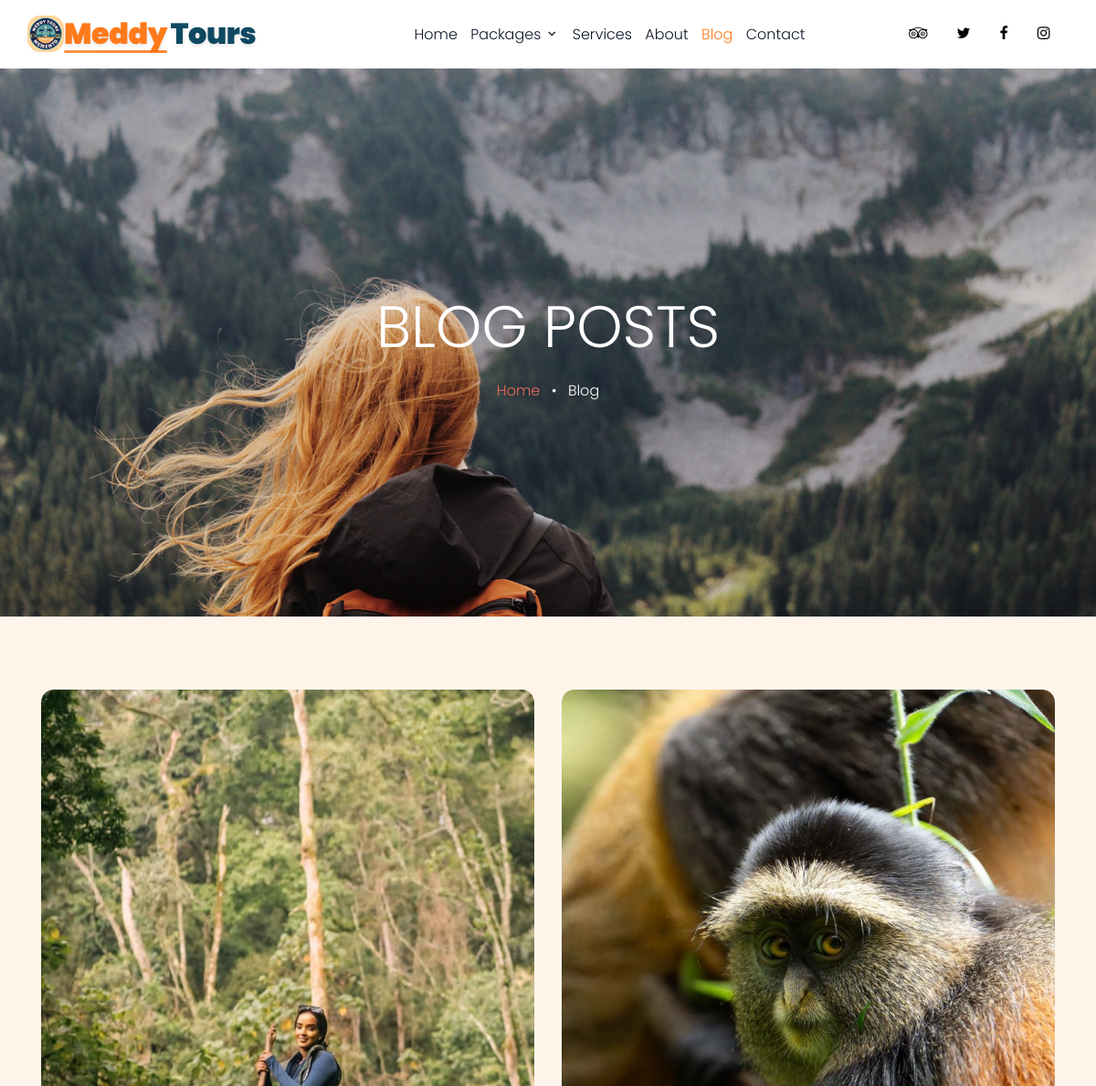
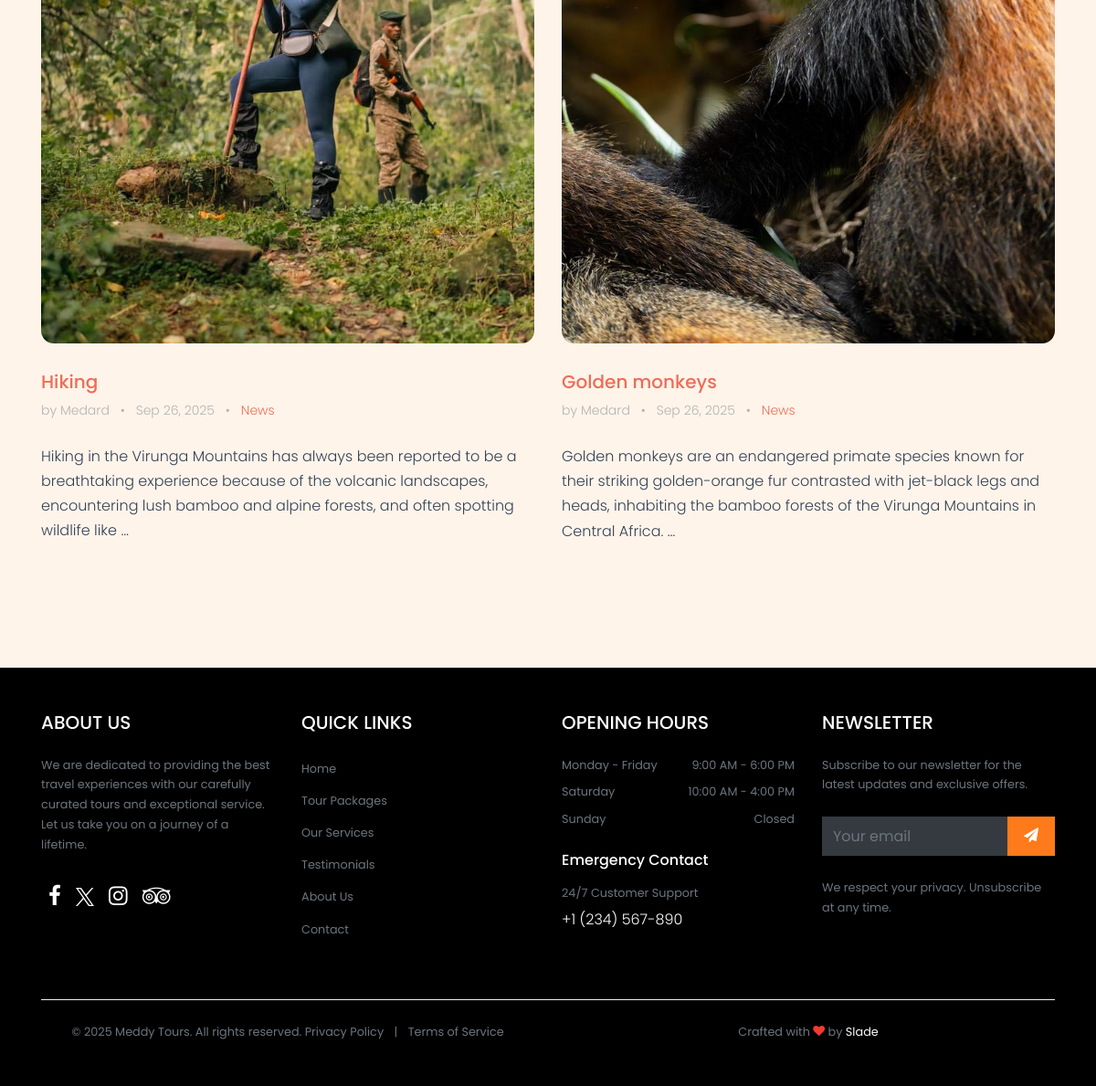
Screenshot of /blog.html with the database file from the repository (2 pictures, top to bottom).
### meddy_tourguides/models.py (models this page shows, shortened)
class BlogPost(models.Model):
    title = models.CharField(max_length=200)
    content = models.TextField()
    author = models.ForeignKey(User, on_delete=models.CASCADE)
    image = models.FileField(upload_to='blog_images/', validators=[FileExtensionValidator(["jpg","jpeg","png","gif","webp"])])
    created_at = models.DateTimeField(auto_now_add=True)
    updated_at = models.DateTimeField(auto_now=True)

### meddy_tourguides/views.py (the view)
# urls.py: path('blog.html', views.blog, name='blog'),
def blog(request):
    blog_posts = BlogPost.objects.all().order_by('-created_at')
    context = {
        'blog_posts': blog_posts,
    }
    return render(request, 'blog.html', context)

### templates/blog.html (shortened to what this page needs)
{% load static %}
<!DOCTYPE html>
<html lang="en">
  <head>
    <link rel="stylesheet" href="{% static 'fonts/icomoon/style.css' %}">
    <link rel="stylesheet" href="{% static 'css/bootstrap.min.css' %}">
    <link rel="stylesheet" href="{% static 'css/magnific-popup.css' %}">
    <link rel="stylesheet" href="{% static 'css/jquery-ui.css' %}">
    <link rel="stylesheet" href="{% static 'css/owl.carousel.min.css' %}">
    <link rel="stylesheet" href="{% static 'css/owl.theme.default.min.css' %}">
    <link rel="stylesheet" href="{% static 'css/bootstrap-datepicker.css' %}">
    <link rel="stylesheet" href="{% static 'fonts/flaticon/font/flaticon.css' %}">
    <link rel="stylesheet" href="https://cdn.jsdelivr.net/npm/mediaelement@4.2.7/build/mediaelementplayer.min.css">
    <link rel="stylesheet" href="{% static 'css/aos.css' %}">
    <link rel="stylesheet" href="{% static 'css/style.css' %}">
  </head>
  <body>
  <div class="site-wrap">
    <header class="site-navbar py-1" role="banner">
      <div class="container">
        <div class="row align-items-center">
          <div class="col-8 col-xl-3">
            <h1 class="mb-0 site-logo"><a href="{% url 'index' %}" class="h2 mb-0 d-flex align-items-center" aria-label="Meddy Tours"><img src="{% static 'images/logo.jpg' %}" class="img-fluid me-2" alt="Meddy Tours Logo" style="height: 40px; width: auto;"><span class="brand-accent">Meddy</span> <span class="brand-primary">Tours</span></a></h1>
          </div>
          <div class="col-12 col-xl-7 d-none d-xl-block">
            <nav class="site-navigation position-relative text-right text-lg-center" role="navigation">
              <ul class="site-menu js-clone-nav mx-auto d-none d-lg-block">
                <li>
                  <a href="{% url 'index' %}">Home</a>
                </li>
                <li class="has-children">
                  <a href="{% url 'packages' %}">Packages</a>
                </li>
                <li><a href="{% url 'services' %}">Services</a></li>
                <li><a href="{% url 'about' %}">About</a></li>
                <li class="active"><a href="{% url 'blog' %}">Blog</a></li>
                <li><a href="{% url 'contact' %}">Contact</a></li>
              </ul>
            </nav>
          </div>
          <div class="col-4 col-xl-2 text-right">
            <div class="d-none d-xl-inline-block">
              <ul class="site-menu js-clone-nav ml-auto list-unstyled d-flex text-right mb-0" data-class="social">
                <li>
                  <a href="#" class="pl-0 pr-3 text-black"><span class="icon-tripadvisor"></span></a>
                </li>
                <li>
                  <a href="#" class="pl-3 pr-3 text-black"><span class="icon-twitter"></span></a>
                </li>
                <li>
                  <a href="#" class="pl-3 pr-3 text-black"><span class="icon-facebook"></span></a>
                </li>
                <li>
                  <a href="#" class="pl-3 pr-3 text-black"><span class="icon-instagram"></span></a>
                </li>
              </ul>
            </div>
          </div>
        </div>
      </div>
    </header>
    <div class="site-blocks-cover inner-page-cover" style="background-image: url({% static 'images/hero_bg_2.jpg' %});" data-aos="fade" data-stellar-background-ratio="0.5">
        <div class="container">
          <div class="row align-items-center justify-content-center text-center">
            <div class="col-md-8" data-aos="fade-up" data-aos-delay="400">
              <h1 class="text-white font-weight-light">Blog Posts</h1>
              <div><a href="{% url 'index' %}">Home</a> <span class="mx-2 text-white">&bullet;</span> <span class="text-white">Blog</span></div>
            </div>
          </div>
        </div>
      </div>
    <div class="site-section">
      <div class="container">
        <div class="row mb-3 align-items-stretch">
          {% for post in blog_posts %}
          <div class="col-md-6 col-lg-6 mb-4 mb-lg-4">
            <div class="h-entry">
              <img src="{{ post.image.url }}" alt="Image" class="img-fluid">
              <h2 class="font-size-regular"><a href="#">{{ post.title }}</a></h2>
              <div class="meta mb-4">by {{ post.author.get_full_name|default:post.author.username }} <span class="mx-2">&bullet;</span> {{ post.created_at|date:"M d, Y" }} <span class="mx-2">&bullet;</span> <a href="#">News</a></div>
              <p>{{ post.content|truncatewords:30 }}</p>
            </div>
          </div>
          {% empty %}
          <div class="col-12 text-center">
            <p>No blog posts yet.</p>
          </div>
          {% endfor %}
        </div>
      </div>
    </div>
  <div class="footer-bleed">
  <footer class="site-footer bg-black text-white py-5">
      <div class="container">
        <div class="row">
          <div class="col-lg-3 col-md-6">
            <div class="mb-4">
              <h3 class="h5 mb-4 text-uppercase">About Us</h3>
              <p class="text-muted small">We are dedicated to providing the best travel experiences with our carefully curated tours and exceptional service. Let us take you on a journey of a lifetime.</p>
            </div>
            <div class="d-flex py-2">
              <a href="#" class="text-white me-4 px-2" aria-label="Facebook"><span class="icon-facebook h4"></span></a>
              <a href="#" class="text-white me-4 px-2" aria-label="X">
  <svg width="20" height="20" viewBox="0 0 24 24" fill="currentColor">
    <path d="M14.258 10.152L23.176 0h-2.113l-7.747 8.813L7.133 0H0l9.352 13.328L0 23.973h2.113l8.176-9.309 6.531 9.309h7.133zm-2.895 3.293l-.949-1.328L2.875 1.56h3.246l6.086 8.523.945 1.328 7.91 11.078h-3.246zm0 0"/>
  </svg>
</a>
              <a href="#" class="text-white me-4 px-2" aria-label="Instagram"><span class="icon-instagram h4"></span></a>
              <a href="#" class="text-white px-2" aria-label="TripAdvisor"><span class="icon-tripadvisor h4"></span></a>
            </div>
          </div>
          <div class="col-lg-3 col-md-6">
            <h3 class="h5 mb-4 text-uppercase">Quick Links</h3>
            <ul class="list-unstyled">
              <li class="mb-2"><a href="{% url 'index' %}" class="text-muted text-decoration-none small">Home</a></li>
              <li class="mb-2"><a href="{% url 'packages' %}" class="text-muted text-decoration-none small">Tour Packages</a></li>
              <li class="mb-2"><a href="{% url 'services' %}" class="text-muted text-decoration-none small">Our Services</a></li>
              <li class="mb-2"><a href="{% url 'testimonial' %}" class="text-muted text-decoration-none small">Testimonials</a></li>
              <li class="mb-2"><a href="{% url 'about' %}" class="text-muted text-decoration-none small">About Us</a></li>
              <li class="mb-2"><a href="{% url 'contact' %}" class="text-muted text-decoration-none small">Contact</a></li>
            </ul>
          </div>
          <div class="col-lg-3 col-md-6">
            <h3 class="h5 mb-4 text-uppercase">Opening Hours</h3>
            <ul class="list-unstyled text-muted small">
              <li class="d-flex justify-content-between mb-2">
                <span>Monday - Friday</span>
                <span>9:00 AM - 6:00 PM</span>
              </li>
              <li class="d-flex justify-content-between mb-2">
                <span>Saturday</span>
                <span>10:00 AM - 4:00 PM</span>
              </li>
              <li class="d-flex justify-content-between">
                <span>Sunday</span>
                <span>Closed</span>
              </li>
            </ul>
            <div class="mt-4">
              <h4 class="h6 mb-3">Emergency Contact</h4>
              <p class="small text-muted mb-1">24/7 Customer Support</p>
              <a href="tel:+1234567890" class="text-white text-decoration-none">+1 (234) 567-890</a>
            </div>
          </div>
          <div class="col-lg-3 col-md-6">
            <h3 class="h5 mb-4 text-uppercase">Newsletter</h3>
            <p class="text-muted small mb-4">Subscribe to our newsletter for the latest updates and exclusive offers.</p>
            <form action="#" method="post" class="mb-4">
              <div class="input-group mb-3">
                <input type="email" class="form-control bg-dark border-0 text-white" placeholder="Your email" aria-label="Your email" required>
                <button class="btn btn-primary px-3" type="submit">
                  <span class="icon-paper-plane"></span>
                </button>
              </div>
            </form>
            <p class="small text-muted mb-0">We respect your privacy. Unsubscribe at any time.</p>
          </div>
        </div>
        <div class="border-top border-dark mt-5 pt-4">
          <div class="row align-items-center">
            <div class="col-md-6 text-center text-md-start mb-3 mb-md-0">
              <p class="mb-0 small text-muted">
                &copy; <script>document.write(new Date().getFullYear());</script> Meddy Tours. All rights reserved.
                <a href="#" class="text-muted text-decoration-none ms-2">Privacy Policy</a>
                <span class="mx-2">|</span>
                <a href="#" class="text-muted text-decoration-none">Terms of Service</a>
              </p>
            </div>
            <div class="col-md-6 text-center text-md-end">
              <p class="mb-0 small text-muted">
                Crafted with <i class="icon-heart text-danger"></i> by
                <a href="https://x.com/SladePhantom7?t=1JYpg5QBnk8i2AKyLJK-_g&s=09" target="_blank" class="text-white text-decoration-none">Slade</a>
              </p>
            </div>
          </div>
        </div>
      </div>
    </footer>
  </div>
  </div>
  </body>
</html>

### rows the page displays
BlogPost: image (picture), title "Hiking", author.get_full_name "Medard", created_at "Sep 26, 2025", content "Hiking in the Virunga Mountains has always been reported to be a breathtaking experience because of the volcanic landscapes, encountering lush bamboo and alpine forests, and often spotting wildlife like …"
BlogPost: image (picture), title "Golden monkeys", author.get_full_name "Medard", created_at "Sep 26, 2025", content "Golden monkeys are an endangered primate species known for their striking golden-orange fur contrasted with jet-black legs and heads, inhabiting the bamboo forests of the Virunga Mountains in Central Africa. …"
